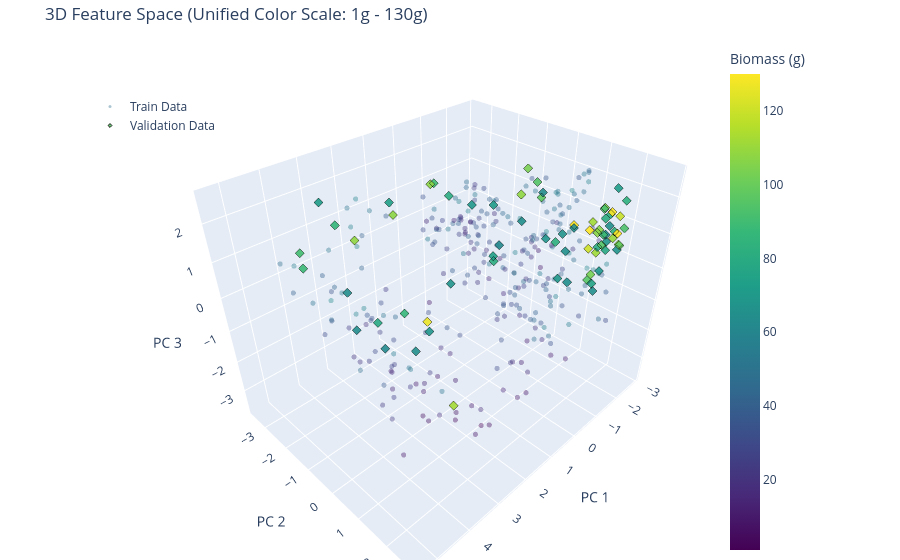

The cell this chart's notebook holds for it:
### Code cell
# Select the specific Biomass column (Adjust index if needed, e.g. 4 for Dry_Total)
y_train = Y_train_all[:, 4] 
y_val   = Y_val_all[:, 4]

print("Running Analysis...")

# 2. PCA (Fit on Train+Val to see shared space)
X_all = np.concatenate([X_train, X_val])
pca = PCA(n_components=3)
X_pca_all = pca.fit_transform(X_all)

# Split back
X_train_pca = X_pca_all[:len(X_train)]
X_val_pca   = X_pca_all[len(X_train):]

# 3. Best Neuron Search (Fit on Train only)
correlations = [np.corrcoef(X_train[:, i], y_train)[0, 1] for i in range(X_train.shape[1])]
best_idx = np.argmax(np.abs(correlations))
print(f"Most correlated feature is Index #{best_idx} (Corr: {correlations[best_idx]:.3f})")

import plotly.graph_objects as go
import numpy as np

def plot_interactive_3d_unified(X_train_pca, X_val_pca, y_train, y_val):
    
    # 1. Calculate GLOBAL Limits so colors match exactly
    # We combine them to find the absolute min and max across everything
    all_y = np.concatenate([y_train, y_val])
    g_min = all_y.min()
    g_max = np.percentile(all_y, 99) # Using 99th percentile to avoid one huge outlier ruining the scale
    
    # 2. Create the Train Scatter
    trace_train = go.Scatter3d(
        x=X_train_pca[:, 0],
        y=X_train_pca[:, 1],
        z=X_train_pca[:, 2],
        mode='markers',
        name='Train Data',
        marker=dict(
            size=3,
            color=y_train,
            colorscale='Viridis',
            cmin=g_min,     # <--- FORCE MIN
            cmax=g_max,     # <--- FORCE MAX
            opacity=0.4,
            # We remove the colorbar here to avoid duplicates
        ),
        text=[f"Mass: {m:.1f}g" for m in months_tr],
    )

    # 3. Create the Val Scatter
    trace_val = go.Scatter3d(
        x=X_val_pca[:, 0],
        y=X_val_pca[:, 1],
        z=X_val_pca[:, 2],
        mode='markers',
        name='Validation Data',
        marker=dict(
            size=3,
            symbol='diamond',
            color=y_val,
            colorscale='Viridis',
            cmin=g_min,     # <--- SAME MIN
            cmax=g_max,     # <--- SAME MAX
            opacity=0.9,
            line=dict(color='black', width=1),
            colorbar=dict(title='Biomass (g)', x=0.8) # Keep colorbar only here
        ),
        text=[f"Mass: {m:.1f}g" for m in months_val],
    )

    # 4. Combine and Layout
    fig = go.Figure(data=[trace_train, trace_val])

    fig.update_layout(
        title=f"3D Feature Space (Unified Color Scale: {g_min:.0f}g - {g_max:.0f}g)",
        scene=dict(
            xaxis_title='PC 1',
            yaxis_title='PC 2',
            zaxis_title='PC 3',
        ),
        margin=dict(l=0, r=0, b=0, t=40),
        legend=dict(x=0.1, y=0.9)
    )

    fig.show()

# Run it
plot_interactive_3d_unified(X_train_pca, X_val_pca, y_train, y_val)

### Figure 1 — Plotly figure (JSON) as saved in the notebook; plotly's stock layout.template omitted (floating-point values rounded to 4 significant figures; data arrays with more than 128 entries replaced by an {"elided": "..."} marker saying what was removed)
{"data": [{"marker": {"cmax": 129.9, "cmin": 1.04, "color": {"elided": "285 float values"}, "colorscale": [[0, "#440154"], [0.1111, "#482878"], [0.2222, "#3e4989"], [0.3333, "#31688e"], [0.4444, "#26828e"], [0.5556, "#1f9e89"], [0.6667, "#35b779"], [0.7778, "#6ece58"], [0.8889, "#b5de2b"], [1, "#fde725"]], "opacity": 0.4, "size": 3}, "mode": "markers", "name": "Train Data", "text": {"elided": "285 str values"}, "type": "scatter3d", "x": {"elided": "285 float values"}, "y": {"elided": "285 float values"}, "z": {"elided": "285 float values"}}, {"marker": {"cmax": 129.9, "cmin": 1.04, "color": [95.7, 94.58, 111.2, 157.9, 63.7, 64.3, 68.08, 67.9, 84.2, 80.2, 64.5, 68.14, 112.1, 109.6, 77.8, 64.49, 63.3, 63.18, 102.7, 108.2, 107.4, 120.4, 111.7, 134.2, 108.0, 80.59, 103.5, 92.8, 96.83, 69.8, 89.81, 72.17, 90.3, 88.42, 126.5, 71.76, 75.43, 66.9, 105.4, 68.7, 82.8, 94.8, 80.93, 82.12, 65.64, 64.8, 185.7, 81.0, 107.5, 73.33, 63.61, 105.5, 67.57, 85.79, 62.6, 119.1, 69.3, 87.0, 106.6, 61.5, 98.4, 64.59, 166.1, 67.21, 71.7, 80.8, 79.1, 107.4, 89.2, 64.8, 73.26, 92.8], "colorbar": {"title": {"text": "Biomass (g)"}, "x": 0.8}, "colorscale": [[0, "#440154"], [0.1111, "#482878"], [0.2222, "#3e4989"], [0.3333, "#31688e"], [0.4444, "#26828e"], [0.5556, "#1f9e89"], [0.6667, "#35b779"], [0.7778, "#6ece58"], [0.8889, "#b5de2b"], [1, "#fde725"]], "line": {"color": "black", "width": 1}, "opacity": 0.9, "size": 3, "symbol": "diamond"}, "mode": "markers", "name": "Validation Data", "text": ["Mass: 2.0g", "Mass: 9.0g", "Mass: 2.0g", "Mass: 5.0g", "Mass: 5.0g", "Mass: 5.0g", "Mass: 11.0g", "Mass: 2.0g", "Mass: 5.0g", "Mass: 10.0g", "Mass: 1.0g", "Mass: 11.0g", "Mass: 1.0g", "Mass: 2.0g", "Mass: 10.0g", "Mass: 9.0g", "Mass: 4.0g", "Mass: 9.0g", "Mass: 10.0g", "Mass: 9.0g", "Mass: 9.0g", "Mass: 2.0g", "Mass: 2.0g", "Mass: 2.0g", "Mass: 11.0g", "Mass: 9.0g", "Mass: 9.0g", "Mass: 2.0g", "Mass: 11.0g", "Mass: 10.0g", "Mass: 9.0g", "Mass: 9.0g", "Mass: 11.0g", "Mass: 11.0g", "Mass: 1.0g", "Mass: 9.0g", "Mass: 9.0g", "Mass: 10.0g", "Mass: 2.0g", "Mass: 2.0g", "Mass: 2.0g", "Mass: 10.0g", "Mass: 11.0g", "Mass: 11.0g", "Mass: 9.0g", "Mass: 2.0g", "Mass: 10.0g", "Mass: 5.0g", "Mass: 2.0g", "Mass: 6.0g", "Mass: 11.0g", "Mass: 10.0g", "Mass: 11.0g", "Mass: 11.0g", "Mass: 1.0g", "Mass: 10.0g", "Mass: 8.0g", "Mass: 5.0g", "Mass: 10.0g", "Mass: 1.0g", "Mass: 2.0g", "Mass: 9.0g", "Mass: 10.0g", "Mass: 5.0g", "Mass: 8.0g", "Mass: 2.0g", "Mass: 4.0g", "Mass: 9.0g", "Mass: 1.0g", "Mass: 2.0g", "Mass: 9.0g", "Mass: 2.0g"], "type": "scatter3d", "x": [-0.565, -1.925, 0.04744, -1.662, 5.086, -1.084, -2.775, -1.956, -1.708, -2.293, 4.763, 1.948, 3.883, -1.031, -2.428, -1.889, 5.324, -2.517, -2.087, 3.842, 2.846, -1.549, -0.4521, -0.4437, -0.64, 0.2722, -1.969, -1.756, -1.966, -1.453, 1.328, -1.417, 5.109, 5.197, 4.45, 3.498, -2.371, -1.797, -0.2939, -2.008, -2.23, -2.256, -0.5507, -2.831, -2.19, -1.857, -1.479, -1.353, -1.534, -0.8403, -2.82, -2.42, 0.4526, 4.09, 5.131, -2.159, -1.263, 4.114, -1.974, 1.238, -1.278, -0.6215, -2.317, -2.356, -0.2472, -1.973, 4.887, 1.352, -0.9891, -0.4859, 2.353, -0.6073], "y": [2.361, -0.3164, 2.827, 1.12, 0.8507, 2.422, -0.4733, 1.853, 2.227, 1.503, 2.295, -0.402, 2.373, 2.579, 1.664, 0.986, 1.369, 0.5844, 1.545, -0.5385, -0.4696, 1.686, 2.357, 2.313, 0.1834, -1.385, -0.6894, 2.443, -0.1706, 0.9528, -0.8027, 2.306, -0.5692, -0.3818, 2.276, -2.257, 1.447, 2.327, 2.693, 1.889, 2.127, 1.636, -0.5183, -0.1705, 0.6188, 1.927, 2.438, 2.256, 2.481, -0.7862, -0.7542, 1.408, -1.131, -0.8085, 1.901, 2.066, -2.014, 1.259, 1.622, 1.138, 2.643, 0.2722, 1.755, 0.3558, -0.3495, 1.793, 1.418, -0.8978, 2.351, 2.595, -1.189, 2.499], "z": [0.5116, 1.683, 1.716, 1.067, 2.168, 1.771, -0.4118, -0.095, 1.305, 0.329, 1.454, -1.157, -0.4406, 1.53, 0.2516, -0.8213, 1.729, 0.4487, -0.4052, 2.184, 2.428, 0.663, 2.086, 1.864, 1.937, 1.674, 1.939, 1.456, 1.279, -0.5114, 2.551, 2.55, 2.407, 2.183, 1.934, 2.32, -0.8722, 0.797, 2.605, 0.7634, 1.895, 0.4581, -0.2228, -0.4234, -0.127, 1.041, 1.425, 1.906, 1.123, -0.3015, 0.934, 0.7519, -0.7643, 2.529, 1.502, 1.486, 0.6594, 1.411, 0.9196, 1.694, 1.268, 1.253, 1.425, 0.2376, 1.606, 1.389, 1.683, 2.503, 1.552, 0.3534, 2.289, 2.395]}], "layout": {"legend": {"x": 0.1, "y": 0.9}, "margin": {"b": 0, "l": 0, "r": 0, "t": 40}, "scene": {"xaxis": {"title": {"text": "PC 1"}}, "yaxis": {"title": {"text": "PC 2"}}, "zaxis": {"title": {"text": "PC 3"}}}, "title": {"text": "3D Feature Space (Unified Color Scale: 1g - 130g)"}}}
